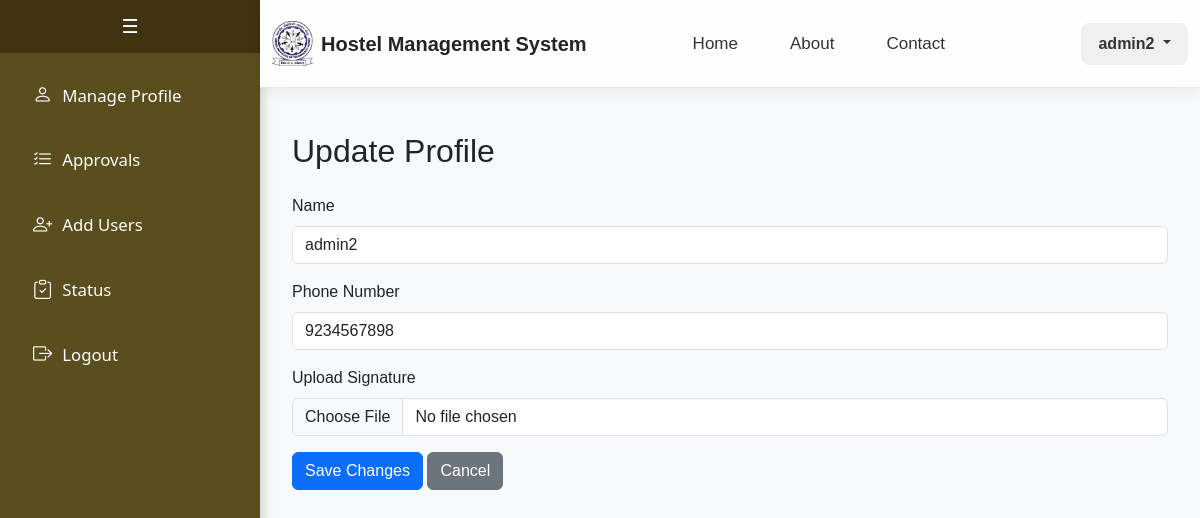
The app's page /admin/update_profile (signed in) with its own data.
### app/models.py (models this page shows, shortened)
class CustomUser(db.Model):
    __tablename__ = 'custom_user'
    id = db.Column(db.Integer, primary_key=True)
    email = db.Column(db.String(255), unique=True, nullable=False)
    name = db.Column(db.String(100), nullable=False)
    password = db.Column(db.String(100), nullable=False)
    is_staff = db.Column(db.Boolean, default=False)
    is_active = db.Column(db.Boolean, default=True)
    gender = db.Column(db.String(20), default='Not Specified')
    student = db.relationship('Student', backref='user', uselist=False, cascade="all, delete")
    caretaker = db.relationship('Caretaker', backref='user', uselist=False, cascade="all, delete")
    faculty = db.relationship('Faculty', backref='user', uselist=False, cascade="all, delete")
    admin = db.relationship('Admin', backref='user', uselist=False, cascade="all, delete")
    guest = db.relationship('Guest', backref='user', uselist=False, cascade="all, delete")

class Admin(db.Model):
    __tablename__ = 'admin'
    admin_id = db.Column(db.Integer, db.ForeignKey('custom_user.id', ondelete='CASCADE'), primary_key=True)
    phone = db.Column(db.String(20), unique=True, nullable=False)
    signature = db.Column(db.LargeBinary)
    designation = db.Column(db.String(100))

### app/admin.py (the view, shortened to what this page needs)
@admin_bp.route("/admin/update_profile", methods=["GET", "POST"])
def update_profile():
    if 'user_id' not in session or session.get('user_role') != 'admin':
        return redirect(url_for('auth.login'))
    user_id = session['user_id']
    user = CustomUser.query.get(user_id)
    admin = Admin.query.filter_by(admin_id=user_id).first()
    if user is None or admin is None:
        return redirect(url_for('auth.login'))
    return render_template("admin/update_profile.html", user=user, admin=admin)

### templates/admin/update_profile.html
{% extends "admin/base.html" %}
{% block content %}
<div class="container mt-4">
    <h2 class="mb-4">Update Profile</h2>
    <form method="POST" action="{{ url_for('admin.update_profile') }}" enctype="multipart/form-data">
        <div class="mb-3">
            <label for="name" class="form-label">Name</label>
            <input type="text" class="form-control" id="name" name="name" value="{{ user.name }}" required>
        </div>
        <div class="mb-3">
            <label for="phone" class="form-label">Phone Number</label>
            <input type="text" class="form-control" id="phone" name="phone" value="{{ admin.phone }}" required>
        </div>
        <div class="mb-3">
            <label for="signature" class="form-label">Upload Signature</label>
            <input type="file" class="form-control" id="signature" name="signature" accept="image/*">
        </div>
        <button type="submit" class="btn btn-primary">Save Changes</button>
        <a href="{{ url_for('admin.profile') }}" class="btn btn-secondary">Cancel</a>
    </form>
</div>
{% endblock %}

### templates/includes/header.html (shortened to what this page needs)
<div class="ezy__nav4 glass">
    <nav class="navbar navbar-expand-lg py-3">
        <div class="container">
            <a class="navbar-brand d-flex align-items-center gap-2" href="/">
                <img src="{{ url_for('static', filename='logo.jpg') }}" alt="Logo" class="logo-img">
                <span class="fw-bold fs-5 text-dark">Hostel Management System</span>
            </a>
            <div class="collapse navbar-collapse justify-content-between" id="ezy_nav4-navbar-text">
				<ul class="navbar-nav me-auto d-flex justify-content-center gap-3" style="margin-left: 4.5rem;">
					<li class="nav-item"><a class="nav-link nav-hover" href="/">Home</a></li>
					<li class="nav-item"><a class="nav-link nav-hover" href="/about">About</a></li>
					<li class="nav-item"><a class="nav-link nav-hover" href="/contact">Contact</a></li>
				</ul>
				{% if session['user_role'] %}
				<div class="dropdown">
				<button class="btn user-dropdown-btn dropdown-toggle" type="button" id="userDropdown"
					data-bs-toggle="dropdown" aria-expanded="false">
					{{ session['user_name'] }}
				</button>
				</div>
				{% else %}
				<a href="/login" class="btn custom-login-btn ms-lg-3">Login</a>
				{% endif %}
			</div>
        </div>
    </nav>
</div>

### templates/admin/base.html (style rules this page uses)
body { margin: 0; font-family: Arial, sans-serif; }

### templates/includes/header.html (style rules this page uses)
.ezy__nav4.glass { backdrop-filter: blur(12px); background: rgba(255, 255, 255, 0.85); border-bottom: 1px solid rgba(200, 200, 200, 0.4); box-shadow: 0 4px 16px rgba(0, 0, 0, 0.06); position: sticky; top: 0; z-index: 1000; transition: background 0.3s ease; }
.ezy__nav4 .navbar-brand img.logo-img { height: 45px; width: auto; }
.navbar-brand span { font-size: 18px; }
.navbar-nav { flex-direction: row; align-items: center; }
.navbar-nav .nav-item { margin: 0 10px; }
.navbar-nav .nav-link { font-weight: 500; font-size: 17px; padding: 10px 16px; color: #333; transition: all 0.2s ease; }
.user-dropdown-btn { background-color: #f0f0f0; color: #333; font-weight: 600; padding: 8px 16px; border-radius: 8px; transition: all 0.2s ease; }

### records on screen
CustomUser: user_name "admin2", name "admin2"
Admin: phone "9234567898"
